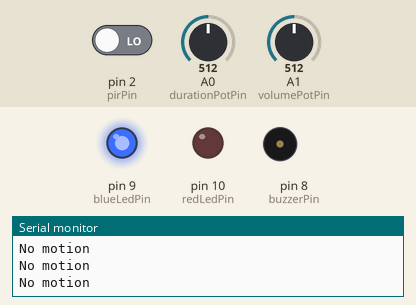
The sketch below on a simulated Arduino Uno, built with avr-gcc and run on an emulated ATmega328P. Shown: output pins drawn as LEDs (lit = HIGH), buzzer (waves = sounding, pin HIGH), the last lines printed to the serial monitor. The inputs (shaded band) are chosen by the test bench; at power-on: pin 2 (pirPin) LOW, A1 (volumePotPin) = 512, A0 (durationPotPin) = 512.

Above: at 1.4 s.
1.5 s: pin 2 (pirPin) driven HIGH
At 1.63 s:
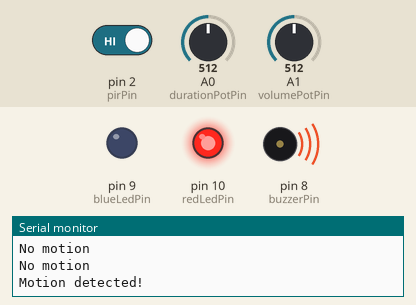
4.5 s: A1 (volumePotPin) set to 400
7.5 s: A1 (volumePotPin) set to 377
At 8.1 s:
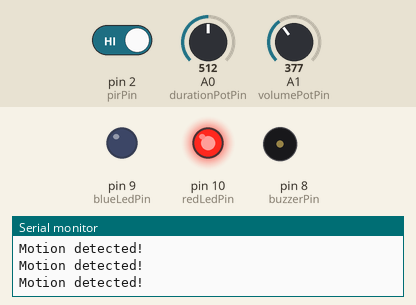
9.2 s: pin 2 (pirPin) driven LOW
At 11.4 s:
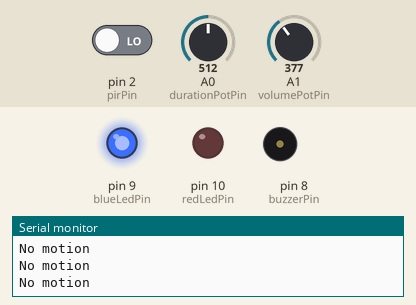
Timing chart, 0 to 12.5 s (numbered marks = the images above; inputs shaded):
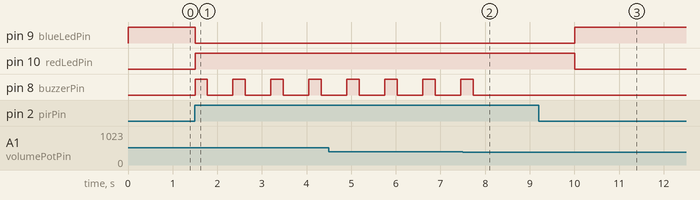

Measured:
- the behaviour switches between 390 and 389 on A1 (volumePotPin) (found by bisection; images 1 and 2)
- after the input at 1.5 s, pin 9 (blueLedPin): HIGH → LOW at once; pin 10 (redLedPin): LOW → HIGH at once; pin 8 (buzzerPin): alternates HIGH for 0.28 s and LOW for 0.58 s, starting at once
- after the input at 7.5 s, pin 8 (buzzerPin): goes on until 7.7 s, then stays LOW
- after the input at 9.2 s, pin 9 (blueLedPin): LOW → HIGH after 0.81 s; pin 10 (redLedPin): HIGH → LOW after 0.81 s

The sketch:

Motion_Sensor.ino
```cpp
// Define pins
int pirPin = 2;  // PIR sensor output pin
int buzzerPin = 8;  // Buzzer pin
int blueLedPin = 9;  // Blue LED pin
int redLedPin = 10;  // Red LED pin
int durationPotPin = A0;
int volumePotPin = A1;

void setup() {
  pinMode(pirPin, INPUT);  // Set PIR pin as input
  pinMode(buzzerPin, OUTPUT);  // Set buzzer pin as output
  pinMode(blueLedPin, OUTPUT);  // Set blue LED pin as output
  pinMode(redLedPin, OUTPUT);  // Set red LED pin as output
  Serial.begin(9600);  // Initialize serial communication
}

void loop() {
  int pirState = digitalRead(pirPin);  // Read PIR sensor state

  if (pirState == HIGH) {  // If motion is detected
    Serial.println("Motion detected!");  // Print to serial monitor

    // Turn on the red LED and turn off the blue LED
    digitalWrite(redLedPin, HIGH);  // Red LED on
    digitalWrite(blueLedPin, LOW);  // Blue LED off

    int durationPotValue = analogRead(durationPotPin);
    int volumePotValue = analogRead(volumePotPin);


    int durationOn = map(durationPotValue, 0, 1023, 50, 500);
    int volume = map(volumePotValue, 0, 1023, 50, 255);

    // Make the buzzer beep like an alarm
    for (int i = 0; i < 1; i++) {
      analogWrite(buzzerPin, volume);  // Turn on the buzzer
      delay(durationOn);  // Wait 200 milliseconds
      digitalWrite(buzzerPin, 0);  // Turn off the buzzer
      delay(durationOn);
    }

  } else {
    digitalWrite(buzzerPin, LOW);  // Ensure the buzzer is off when no motion is detected
    Serial.println("No motion");

    // Turn on the blue LED and turn off the red LED
    digitalWrite(blueLedPin, HIGH);  // Blue LED on
    digitalWrite(redLedPin, LOW);  // Red LED off
  }

  delay(300);  // Small delay for stability
}
```
